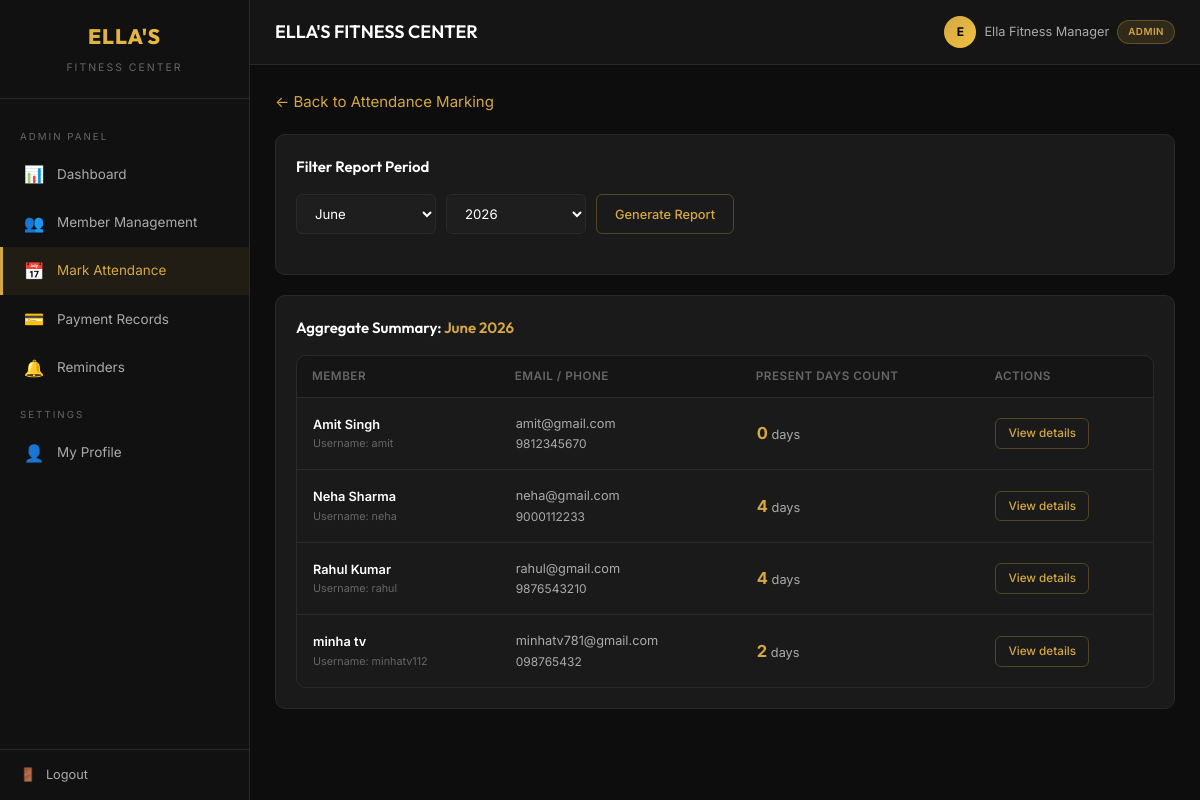
/attendance/admin/report/ (signed in), run on the app's committed database.
### accounts/models.py (models this page shows, shortened)
class User(AbstractUser):
    ROLE_CHOICES = [
        ('CLIENT', 'Client'),
        ('ADMIN', 'Admin'),
    ]
    role = models.CharField(max_length=10, choices=ROLE_CHOICES, default='CLIENT')
    phone = models.CharField(max_length=15, blank=True)
    address = models.TextField(blank=True)
    date_of_birth = models.DateField(null=True, blank=True)
    emergency_contact = models.CharField(max_length=15, blank=True)
    @property
    def is_admin_user(self):
        return self.role == 'ADMIN'

### attendance/views.py (the view)
# urls.py: path('admin/report/', views.attendance_report, name='attendance_report'),
@admin_required
def attendance_report(request):
    today = timezone.now().date()
    month = int(request.GET.get('month', today.month))
    year = int(request.GET.get('year', today.year))
    import calendar
    month_name = calendar.month_name[month]
    members = User.objects.filter(role='CLIENT').order_by('first_name')
    report_data = []
    for member in members:
        total = Attendance.objects.filter(
            user=member, date__month=month, date__year=year
        ).filter(Q(morning_present=True) | Q(evening_present=True)).count()
        report_data.append({'user': member, 'total': total})
    context = {
        'report': report_data,
        'month': month,
        'year': year,
        'month_name': month_name,
    }
    return render(request, 'attendance/report.html', context)

### templates/attendance/report.html (shortened to what this page needs)
{% extends 'dashboard_base.html' %}
{% block content %}
<div class="mb-20">
    <a href="{% url 'admin_attendance' %}" class="text-gold">← Back to Attendance Marking</a>
</div>
<div class="card mb-20">
    <div class="card-header">
        <h3 class="card-title">Filter Report Period</h3>
    </div>
    <form method="get" class="search-bar">
        <select name="month">
            <option value="6" {% if month == 6 %}selected{% endif %}>June</option>
        </select>
        <select name="year">
            <option value="2026" {% if year == 2026 %}selected{% endif %}>2026</option>
        </select>
        <button type="submit" class="btn btn-outline">Generate Report</button>
    </form>
</div>
<div class="card">
    <div class="card-header">
        <h3 class="card-title">Aggregate Summary: <span class="text-gold">{{ month_name }} {{ year }}</span></h3>
    </div>
    <div class="table-container">
        {% if report %}
            <table>
                <thead>
                    <tr>
                        <th>Member</th>
                        <th>Email / Phone</th>
                        <th>Present Days count</th>
                        <th>Actions</th>
                    </tr>
                </thead>
                <tbody>
                    {% for item in report %}
                        <tr>
                            <td>
                                <div style="font-weight: 600; color: #fff;">{{ item.user.get_full_name }}</div>
                                <div style="font-size: 0.72rem; color: var(--text-muted);">Username: {{ item.user.username }}</div>
                            </td>
                            <td>
                                <div>{{ item.user.email }}</div>
                                <div style="font-size: 0.8rem; color: var(--text-secondary);">{{ item.user.phone|default:"N/A" }}</div>
                            </td>
                            <td>
                                <strong style="font-size: 1.1rem; color: var(--gold);">{{ item.total }}</strong> days
                            </td>
                            <td>
                                <a href="{% url 'member_detail' item.user.id %}" class="btn btn-outline btn-sm">View details</a>
                            </td>
                        </tr>
                    {% endfor %}
                </tbody>
            </table>
        {% else %}
            <div class="empty-state">
                <h3>No membership activity records found for this period.</h3>
            </div>
        {% endif %}
    </div>
</div>
{% endblock %}

### templates/components/header.html (shortened to what this page needs)
<div class="header">
    <div class="header-left">
        <h1>{% block header_title %}ELLA'S FITNESS CENTER{% endblock %}</h1>
    </div>
    <div class="header-right">
        <div class="header-user">
            <div class="avatar">
                {{ user.first_name|slice:":1"|upper|default:user.username|slice:":1"|upper }}
            </div>
            <span>{{ user.get_full_name|default:user.username }}</span>
            <span class="badge badge-gold" style="font-size: 0.65rem;">{{ user.get_role_display }}</span>
        </div>
    </div>
</div>

### static/css/style.css (style rules this page uses)
:root { --bg-primary: #0d0d0d; --bg-secondary: #151515; --bg-card: #1a1a1a; --bg-card-hover: #222222; --bg-input: #1e1e1e; --bg-sidebar: #111111; --gold: #d4a843; --gold-bright: #f0c040; --gold-dim: #a88430; --gold-gradient: linear-gradient(135deg, #d4a843, #f0c040); --text-primary: #ffffff; --text-secondary: #aaaaaa; --text-muted: #666666; --success: #4caf50; --success-bg: rgba(76, 175, 80, 0.15); --danger: #f44336; --danger-bg: rgba(244, 67, 54, 0.15); --warning: #ff9800; --warning-bg: rgba(255, 152, 0, 0.15); --info: #2196f3; --info-bg: rgba(33, 150, 243, 0.15); --border-color: #2a2a2a; --border-gold: rgba(212, 168, 67, 0.3); --radius-sm: 6px; --radius-md: 10px; --radius-lg: 16px; --shadow: 0 2px 12px rgba(0,0,0,0.4); --shadow-gold: 0 0 20px rgba(212, 168, 67, 0.1); --sidebar-width: 250px; --header-height: 65px; --font-primary: 'Inter', -apple-system, BlinkMacSystemFont, sans-serif; --font-heading: 'Outfit', 'Inter', sans-serif; }
*, *::before, *::after { margin: 0; padding: 0; box-sizing: border-box; }
html { font-size: 15px; scroll-behavior: smooth; }
body { font-family: var(--font-primary); background: var(--bg-primary); color: var(--text-primary); line-height: 1.6; min-height: 100vh; }
a { color: var(--gold); text-decoration: none; transition: color 0.2s; }
.header { height: var(--header-height); background: var(--bg-secondary); border-bottom: 1px solid var(--border-color); display: flex; align-items: center; justify-content: space-between; padding: 0 25px; position: sticky; top: 0; z-index: 50; }
.header-left { display: flex; align-items: center; gap: 15px; }
.header-left h1 { font-family: var(--font-heading); font-size: 1.2rem; font-weight: 600; }
.header-right { display: flex; align-items: center; gap: 15px; }
.header-user { display: flex; align-items: center; gap: 8px; color: var(--text-secondary); font-size: 0.85rem; }
.header-user .avatar { width: 32px; height: 32px; border-radius: 50%; background: var(--gold-gradient); display: flex; align-items: center; justify-content: center; font-weight: 700; font-size: 0.8rem; color: #000; }
.card { background: var(--bg-card); border: 1px solid var(--border-color); border-radius: var(--radius-md); padding: 20px; transition: border-color 0.2s; }
.card-header { display: flex; align-items: center; justify-content: space-between; margin-bottom: 15px; }
.card-title { font-family: var(--font-heading); font-size: 1rem; font-weight: 600; }
.btn { display: inline-flex; align-items: center; gap: 6px; padding: 9px 18px; border: none; border-radius: var(--radius-sm); font-family: var(--font-primary); font-size: 0.85rem; font-weight: 500; cursor: pointer; transition: all 0.2s; text-decoration: none; }
.btn-outline { background: transparent; border: 1px solid var(--border-gold); color: var(--gold); }
.btn-sm { padding: 5px 12px; font-size: 0.78rem; }
.form-input, input[type="text"], input[type="email"], input[type="password"], input[type="number"], input[type="date"], input[type="tel"], textarea, select { width: 100%; padding: 10px 14px; background: var(--bg-input); border: 1px solid var(--border-color); border-radius: var(--radius-sm); color: var(--text-primary); font-family: var(--font-primary); font-size: 0.88rem; transition: border-color 0.2s; }
.table-container { overflow-x: auto; border: 1px solid var(--border-color); border-radius: var(--radius-md); }
table { width: 100%; border-collapse: collapse; }
th { background: var(--bg-secondary); padding: 11px 15px; text-align: left; font-size: 0.78rem; text-transform: uppercase; letter-spacing: 0.5px; color: var(--text-muted); font-weight: 600; border-bottom: 1px solid var(--border-color); }
td { padding: 11px 15px; font-size: 0.85rem; border-bottom: 1px solid var(--border-color); color: var(--text-secondary); }
tr:last-child td { border-bottom: none; }
.badge { display: inline-flex; align-items: center; padding: 3px 10px; border-radius: 20px; font-size: 0.72rem; font-weight: 600; text-transform: uppercase; letter-spacing: 0.5px; }
.badge-gold { background: rgba(212, 168, 67, 0.15); color: var(--gold); border: 1px solid var(--border-gold); }
.search-bar { display: flex; gap: 10px; margin-bottom: 20px; flex-wrap: wrap; }
.search-bar select { width: auto; min-width: 140px; }
.text-gold { color: var(--gold); }
.mb-20 { margin-bottom: 20px; }
table td { vertical-align: middle; padding: 16px; }

### data on the page
User: first_name "E", get_full_name "Ella Fitness Manager", role "ADMIN"
User: user.get_full_name "Amit Singh", user.username "amit", user.email "amit@gmail.com", user.phone "9812345670", total "0"
User: user.get_full_name "Neha Sharma", user.username "neha", user.email "neha@gmail.com", user.phone "9000112233", total "4"
User: user.get_full_name "Rahul Kumar", user.username "rahul", user.email "rahul@gmail.com", user.phone "9876543210", total "4"
User: user.get_full_name "minha tv", user.username "minhatv112", user.email "minhatv781@gmail.com", user.phone "098765432", total "2"

### other printed values
{{ month_name }} "June"
{{ year }} "2026"
